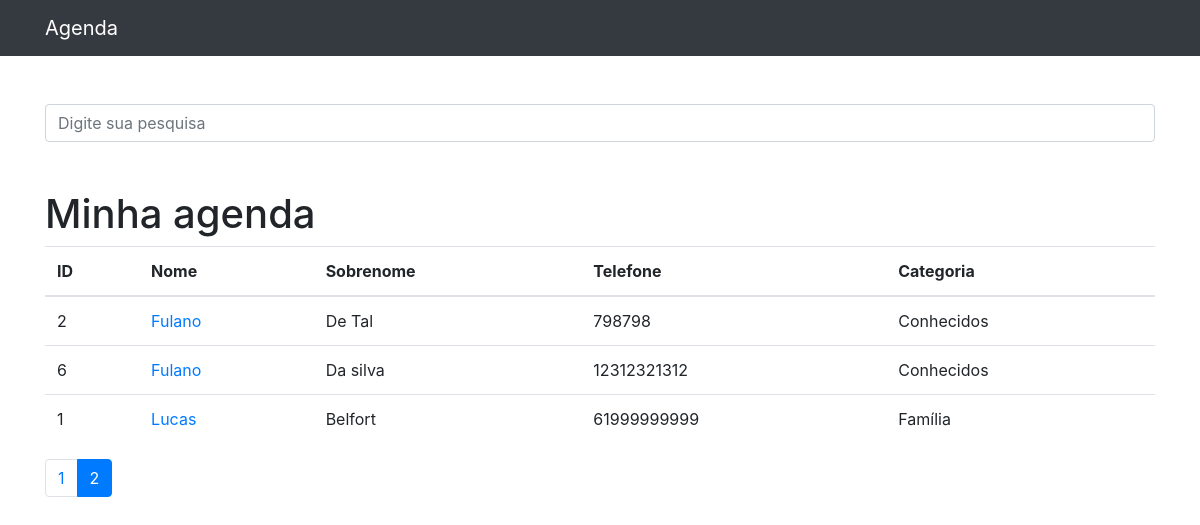
Screenshot of /?p=2&termo= with the database file from the repository.
### contatos/models.py (models this page shows, shortened)
class Contato(models.Model):
    nome = models.CharField(max_length=255)
    sobrenome = models.CharField(max_length=255, blank=True)
    telefone = models.CharField(max_length=255)
    email = models.CharField(max_length=255, blank=True)
    data_criacao = models.DateTimeField(default=timezone.now)
    descricao = models.TextField(blank=True)
    categoria = models.ForeignKey(Categoria, on_delete=models.DO_NOTHING)
    mostrar = models.BooleanField(default=True)
    foto = models.ImageField(blank=True, upload_to='fotos/%Y/%m/')

class Categoria(models.Model):
    nome = models.CharField(max_length=255)
    def __str__(self):
        return self.nome

### contatos/views.py (the view)
# urls.py: path('', views.index, name="index"),
def index(request):
    contatos = Contato.objects.order_by('nome').filter(
        mostrar=True
    )
    paginator = Paginator(contatos, 3)
    page = request.GET.get('p')
    contatos = paginator.get_page(page)
    return render(request, 'contatos/index.html', {
        'contatos': contatos
    })

### contatos/templates/contatos/index.html
{% extends 'base.html' %}
{%block conteudo%}
<h1 class="mt-5">Minha agenda</h1>
    <table class="table">
      <thead>
        <tr>
          <th>ID</th>
          <th>Nome</th>
          <th>Sobrenome</th>
          <th>Telefone</th>
          <th>Categoria</th>
        </tr>
      </thead>
      <tbody>
        {% for contato in contatos %}
          <tr>
            <td>{{ contato.id }}</td>
            <td>
              <a href="{% url 'ver_contato' contato.id %}">{{ contato.nome }}</a>
            </td>
            <td>{{ contato.sobrenome }}</td>
            <td>{{ contato.telefone }}</td>
            <td>{{ contato.categoria }}</td>
          </tr>
        {% endfor %}
      </tbody>
    </table>
<nav aria-label="Page navigation example">
  <ul class="pagination">
    {% for pagina in contatos.paginator.page_range %}
      {% if contatos.number == pagina %}
      <li class="page-item active">
        <a class="page-link" href="?p={{ pagina }}&termo={{ request.GET.termo }}">{{ pagina }}</a>
      </li>
      {% else %}
      <li class="page-item">
        <a class="page-link" href="?p={{ pagina }}&termo={{ request.GET.termo }}">{{ pagina }}</a>
      </li>
      {% endif %}
    {% endfor %}
  </ul>
</nav>
{%endblock%}

### templates/base.html (shortened to what this page needs)
{% load static %}
<!DOCTYPE html>
<html lang="pt">
<head>
  {% include 'parciais/_head.html' %}
</head>
<body>
  {%include 'parciais/_nav.html' %}
  <div class="container">
    <div class="row">
      <div class="col-lg-12">
        {% if 'accounts' not in request.path %}
        <br><br>
        <form method="get" action="{% url 'busca' %}">
          <div class="form-group row">
            <div class="col-12">
              <input class="form-control"
                     type="search" value="{{ request.GET.termo }}"
                     id="search-input"
                     placeholder="Digite sua pesquisa"
                     name="termo">
            </div>
          </div>
        </form>
        {% endif %}
        {%block conteudo%} {%endblock%}
      </div>
    </div>
  </div>
</body>
</html>

### templates/parciais/_head.html (shortened to what this page needs)
{% load static %}
<link href="{% static 'vendor/bootstrap/css/bootstrap.min.css'%}" rel="stylesheet">

### templates/parciais/_nav.html (shortened to what this page needs)
  <nav class="navbar navbar-expand-lg navbar-dark bg-dark static-top">
    <div class="container">
      <a class="navbar-brand" href="{% url 'index' %}">Agenda</a>
    </div>
  </nav>

### rows the page displays
Contato: id "2", nome "Fulano", sobrenome "De Tal", telefone "798798", categoria "Conhecidos"
Contato: id "6", nome "Fulano", sobrenome "Da silva", telefone "12312321312", categoria "Conhecidos"
Contato: id "1", nome "Lucas", sobrenome "Belfort", telefone "61999999999", categoria "Família"

### other values shown
{{ pagina }} "1"
{{ pagina }} "2"
